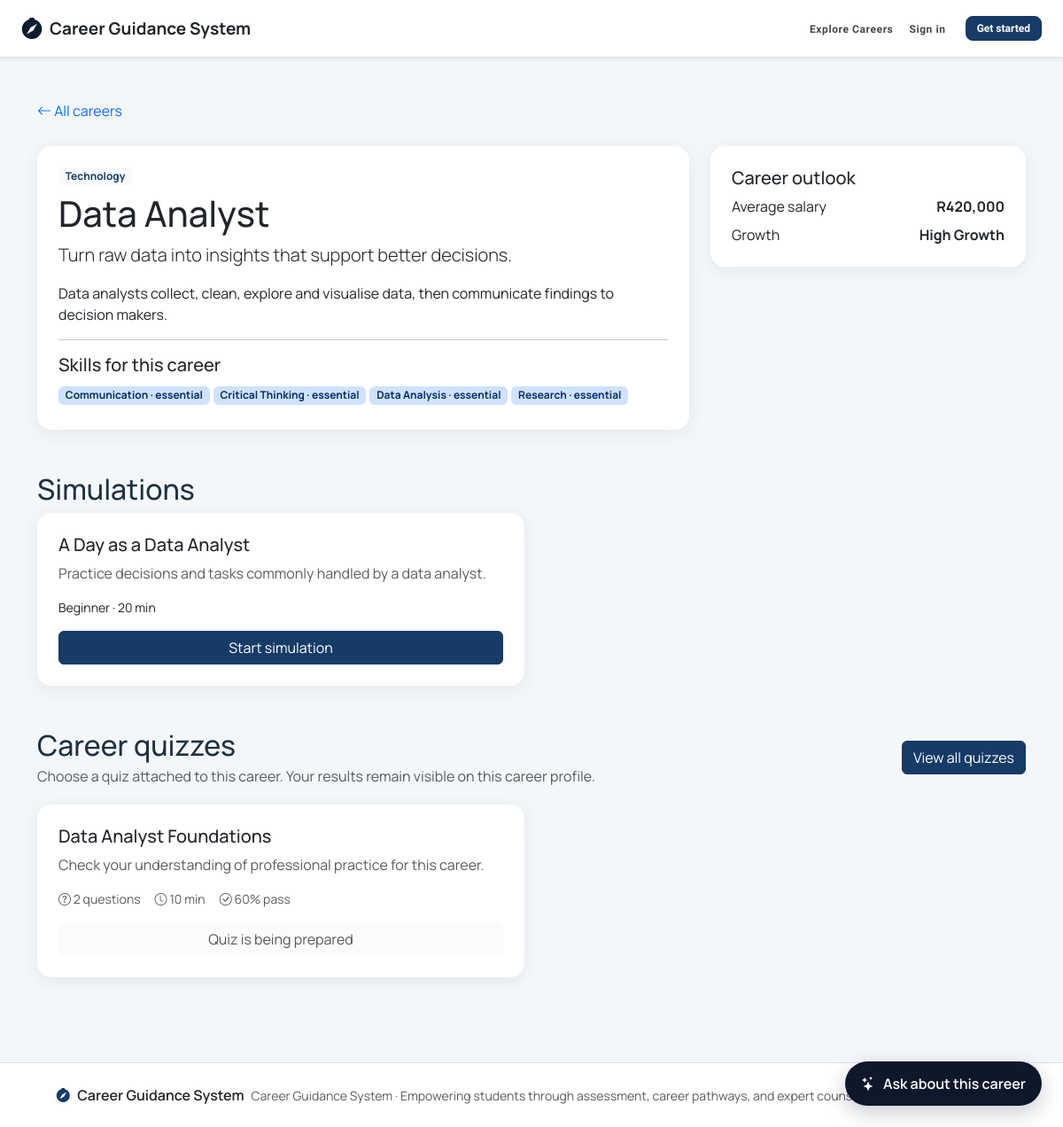
Page /careers/view.php?id=2 on the committed database.
### tables this page shows
CREATE TABLE careers (
  id INT UNSIGNED AUTO_INCREMENT PRIMARY KEY,
  category_id INT UNSIGNED NOT NULL,
  title VARCHAR(120) NOT NULL,
  slug VARCHAR(140) NOT NULL,
  summary VARCHAR(500) NULL,
  description TEXT NULL,
  average_salary DECIMAL(12,2) NULL,
  growth_outlook ENUM('declining','stable','growing','high_growth') NULL,
  image VARCHAR(255) NULL,
  is_active TINYINT(1) NOT NULL DEFAULT 1,
  created_at TIMESTAMP NOT NULL DEFAULT CURRENT_TIMESTAMP,
  updated_at TIMESTAMP NOT NULL DEFAULT CURRENT_TIMESTAMP ON UPDATE CURRENT_TIMESTAMP,
  UNIQUE KEY uq_careers_slug (slug),
  KEY idx_careers_category (category_id),
  FULLTEXT KEY ft_careers_title_desc (title, summary, description),
  CONSTRAINT fk_careers_category FOREIGN KEY (category_id) REFERENCES career_categories(id) ON DELETE RESTRICT
);

CREATE TABLE career_categories (
  id INT UNSIGNED AUTO_INCREMENT PRIMARY KEY,
  name VARCHAR(80) NOT NULL,
  slug VARCHAR(90) NOT NULL,
  icon VARCHAR(50) NULL,
  UNIQUE KEY uq_career_categories_name (name),
  UNIQUE KEY uq_career_categories_slug (slug)
);

CREATE TABLE career_skills (
  career_id INT UNSIGNED NOT NULL,
  skill_id INT UNSIGNED NOT NULL,
  importance ENUM('nice_to_have','important','essential') NOT NULL DEFAULT 'important',
  PRIMARY KEY (career_id, skill_id),
  CONSTRAINT fk_career_skills_career FOREIGN KEY (career_id) REFERENCES careers(id) ON DELETE CASCADE,
  CONSTRAINT fk_career_skills_skill FOREIGN KEY (skill_id) REFERENCES skills(id) ON DELETE CASCADE
);

CREATE TABLE skills (
  id INT UNSIGNED AUTO_INCREMENT PRIMARY KEY,
  name VARCHAR(80) NOT NULL,
  UNIQUE KEY uq_skills_name (name)
);

CREATE TABLE career_simulations (
  id BIGINT UNSIGNED AUTO_INCREMENT PRIMARY KEY,
  career_id INT UNSIGNED NOT NULL,
  quiz_id BIGINT UNSIGNED NULL,
  title VARCHAR(150) NOT NULL,
  description TEXT NULL,
  difficulty_level ENUM('beginner','intermediate','advanced') NOT NULL DEFAULT 'beginner',
  estimated_duration_minutes SMALLINT UNSIGNED NOT NULL DEFAULT 30,
  cover_image VARCHAR(255) NULL,
  is_active TINYINT(1) NOT NULL DEFAULT 1,
  created_at TIMESTAMP NOT NULL DEFAULT CURRENT_TIMESTAMP,
  updated_at TIMESTAMP NOT NULL DEFAULT CURRENT_TIMESTAMP ON UPDATE CURRENT_TIMESTAMP,
  KEY idx_simulations_career (career_id),
  KEY idx_simulations_quiz (quiz_id),
  CONSTRAINT fk_simulations_career FOREIGN KEY (career_id) REFERENCES careers(id) ON DELETE CASCADE
);

CREATE TABLE quizzes (
  id BIGINT UNSIGNED AUTO_INCREMENT PRIMARY KEY,
  career_id INT UNSIGNED NOT NULL,
  title VARCHAR(150) NOT NULL,
  description VARCHAR(500) NULL,
  pass_score SMALLINT UNSIGNED NOT NULL DEFAULT 60,
  time_limit_minutes SMALLINT UNSIGNED NOT NULL DEFAULT 15,
  is_active TINYINT(1) NOT NULL DEFAULT 1,
  created_at TIMESTAMP NOT NULL DEFAULT CURRENT_TIMESTAMP,
  KEY idx_quizzes_career (career_id),
  UNIQUE KEY uq_quizzes_id_career (id,career_id),
  CONSTRAINT fk_quizzes_career FOREIGN KEY (career_id) REFERENCES careers(id) ON DELETE CASCADE
);

### includes/functions.php (called while the page is built, shortened)
<?php
function url(string $path = ''): string { return BASE_URL . '/' . ltrim($path, '/'); }
function e(mixed $value): string { return htmlspecialchars((string)$value, ENT_QUOTES, 'UTF-8'); }
function user(): ?array { return $_SESSION['user'] ?? null; }

### careers/view.php (the view, shortened to what this page needs)
<?php
require_once dirname(__DIR__).'/includes/functions.php';$id=(int)($_GET['id']??0);$stmt=$con->prepare('SELECT c.*,cc.name category FROM careers c JOIN career_categories cc ON cc.id=c.category_id WHERE c.id=? AND c.is_active=1');$stmt->bind_param('i',$id);$stmt->execute();$career=$stmt->get_result()->fetch_assoc();if(!$career){http_response_code(404);exit('Career not found');}
$stmt=$con->prepare('SELECT s.*,cs.importance FROM career_skills cs JOIN skills s ON s.id=cs.skill_id WHERE cs.career_id=?');$stmt->bind_param('i',$id);$stmt->execute();$skills=$stmt->get_result();
$stmt=$con->prepare('SELECT * FROM career_simulations WHERE career_id=? AND is_active=1');$stmt->bind_param('i',$id);$stmt->execute();$sims=$stmt->get_result();
$viewerId=(int)(user()['id']??0);
$stmt=$con->prepare("SELECT q.*,
    (SELECT COUNT(*) FROM quiz_questions qq WHERE qq.quiz_id=q.id) question_count,
    (SELECT MAX(a.completed_at) FROM quiz_attempts a WHERE a.quiz_id=q.id AND a.user_id=?) last_attempt,
    (SELECT MAX(CASE WHEN a.max_score>0 THEN ROUND(a.score/a.max_score*100) ELSE 0 END) FROM quiz_attempts a WHERE a.quiz_id=q.id AND a.user_id=?) best_score,
    (SELECT MAX(a.passed) FROM quiz_attempts a WHERE a.quiz_id=q.id AND a.user_id=?) has_passed
    FROM quizzes q WHERE q.career_id=? AND q.is_active=1 ORDER BY q.title");
$stmt->bind_param('iiii',$viewerId,$viewerId,$viewerId,$id);$stmt->execute();$quizzes=$stmt->get_result();$pageTitle=$career['title'];require dirname(__DIR__).'/includes/header.php';?>
<div class="container py-5"><a href="<?=url('careers/browse.php')?>" class="text-decoration-none"><i class="bi bi-arrow-left"></i> All careers</a><div class="row g-4 mt-1"><div class="col-lg-8"><div class="card p-4"><span class="badge bg-light text-primary align-self-start"><?=e($career['category'])?></span><h1 class="mt-2"><?=e($career['title'])?></h1><p class="lead"><?=e($career['summary'])?></p><div><?=nl2br(e($career['description']))?></div><hr><h2 class="h5">Skills for this career</h2><div><?php foreach($skills as $s):?><span class="badge bg-primary-subtle text-primary-emphasis me-1 mb-1"><?=e($s['name'])?> · <?=e(str_replace('_',' ',$s['importance']))?></span><?php endforeach?></div></div></div><div class="col-lg-4"><div class="card p-4 mb-4"><h2 class="h5">Career outlook</h2><div class="d-flex justify-content-between"><span>Average salary</span><strong><?=$career['average_salary']?'R'.number_format($career['average_salary']):'Not listed'?></strong></div><div class="d-flex justify-content-between mt-2"><span>Growth</span><strong><?=e(ucwords(str_replace('_',' ',$career['growth_outlook']??'Not listed')))?></strong></div></div></div></div>
<h2 class="mt-5">Simulations</h2><div class="row g-3"><?php foreach($sims as $s):?><div class="col-md-6"><div class="card p-4 h-100"><h3 class="h5"><?=e($s['title'])?></h3><p class="text-muted"><?=e($s['description'])?></p><div class="small mb-3"><?=e(ucfirst($s['difficulty_level']))?> · <?=$s['estimated_duration_minutes']?> min</div><a class="btn btn-primary mt-auto" href="<?=url('simulation/play.php?id='.$s['id'])?>">Start simulation</a></div></div><?php endforeach?></div>
<div class="d-flex justify-content-between align-items-center mt-5"><div><h2 class="mb-1">Career quizzes</h2><p class="text-muted mb-0">Choose a quiz attached to this career. Your results remain visible on this career profile.</p></div><a class="btn btn-primary" href="<?=url('quiz/choose.php?career_id='.$id)?>">View all quizzes</a></div><div class="row g-3 mt-1"><?php foreach($quizzes as $q):?><div class="col-md-6"><div class="card p-4 h-100"><div class="d-flex justify-content-between gap-3"><h3 class="h5"><?=e($q['title'])?></h3><?php if($q['last_attempt']):?><span class="status-pill <?=$q['has_passed']?'status-active':'status-warning'?> align-self-start"><?=$q['has_passed']?'Passed':round((float)$q['best_score']).'% best'?></span><?php endif?></div><p class="text-muted"><?=e($q['description'])?></p><div class="d-flex flex-wrap gap-3 small text-muted mt-auto mb-3"><span><i class="bi bi-question-circle"></i> <?=(int)$q['question_count']?> questions</span><span><i class="bi bi-clock"></i> <?=(int)$q['time_limit_minutes']?> min</span><span><i class="bi bi-check-circle"></i> <?=(int)$q['pass_score']?>% pass</span></div><?php if((int)$q['question_count']>=10):?><a class="btn btn-outline-primary" href="<?=url('quiz/take.php?id='.$q['id'])?>"><?=$q['last_attempt']?'Retake quiz':'Start quiz'?></a><?php else:?><button class="btn btn-light" disabled>Quiz is being prepared</button><?php endif?></div></div><?php endforeach?></div><?php if(!$quizzes->num_rows):?><div class="card p-5 mt-3 text-center text-muted">No active quizzes are attached to this career yet.</div><?php endif?></div>
<button class="career-chat-toggle" type="button" data-bs-toggle="offcanvas" data-bs-target="#careerChat"><i class="bi bi-stars"></i><span>Ask about this career</span></button>
<?php require dirname(__DIR__).'/includes/footer.php';?>

### assets/css/custom.css (style rules this page uses)
:root { --cs-blue: #173b67; --cs-teal: #0f8b8d; --cs-bg: #f4f7fa; --cs-text: #203040; }
body { background: var(--cs-bg); color: var(--cs-text); font-family: Manrope, system-ui, -apple-system, "Segoe UI", sans-serif; }
.text-primary { color: var(--cs-blue) !important; }
.bg-primary, .btn-primary { background-color: var(--cs-blue) !important; border-color: var(--cs-blue) !important; }
.card { border: 0; box-shadow: 0 0.25rem 1.1rem rgba(25, 45, 70, 0.08); border-radius: 1rem; }
.career-chat-toggle { position: fixed; right: 24px; bottom: 24px; z-index: 1020; border: 0; border-radius: 999px; background: #0f172a; color: #fff; padding: 13px 18px; box-shadow: 0 8px 24px rgba(15, 23, 42, 0.22); display: flex; gap: 9px; align-items: center; font-weight: 600; }

### rows in the picture
careers: category.name "Technology", title "Data Analyst", summary "Turn raw data into insights that support better decisions.", description "Data analysts collect, clean, explore and visualise data, then communicate findings to decision makers.", average_salary "420,000", growth_outlook "High Growth"
career_skills: skill.name "Communication", importance "essential"
career_skills: skill.name "Critical Thinking", importance "essential"
career_skills: skill.name "Data Analysis", importance "essential"
career_skills: skill.name "Research", importance "essential"
career_simulations: title "A Day as a Data Analyst", description "Practice decisions and tasks commonly handled by a data analyst.", difficulty_level "Beginner", estimated_duration_minutes "20"
quizzes: title "Data Analyst Foundations", description "Check your understanding of professional practice for this career.", question_count "2", time_limit_minutes "10", pass_score "60"
